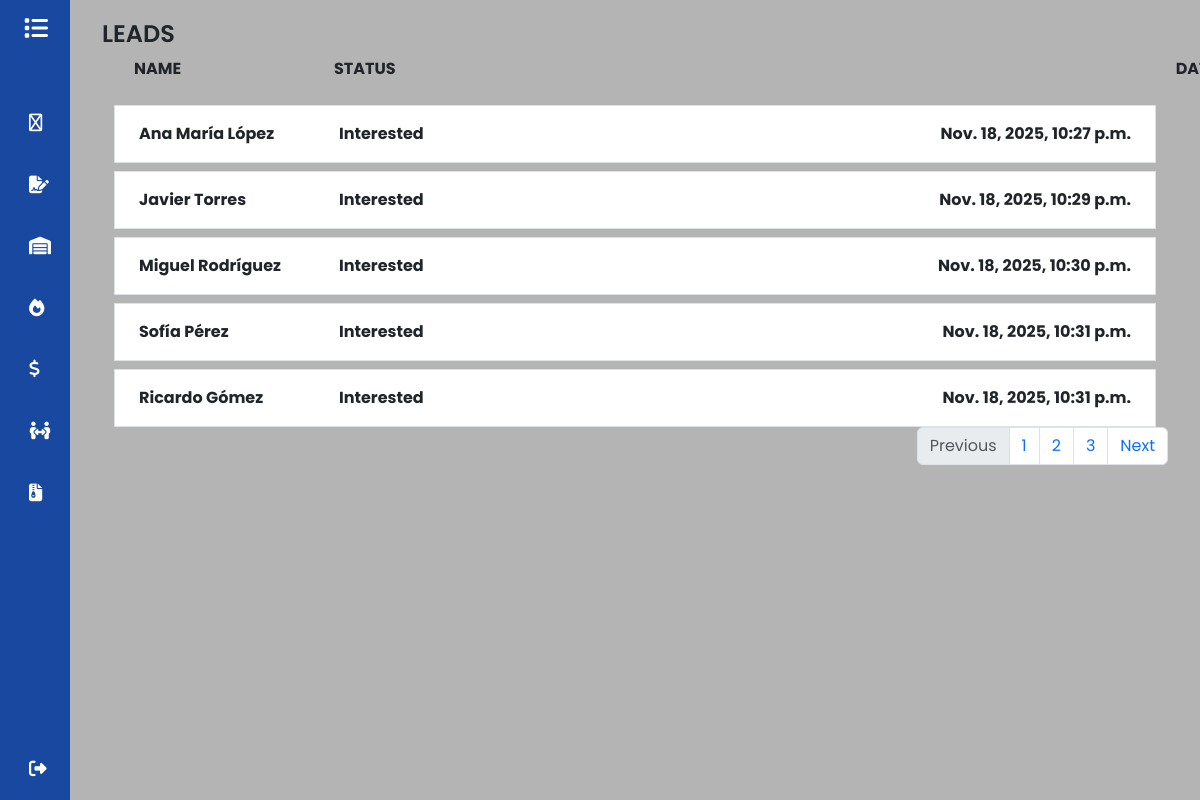
The app's page /leads (signed in) with its own data.
### GDMFX/models.py (models this page shows, shortened)
class Leads(models.Model):
    name = models.CharField(max_length=150)
    interested = models.ForeignKey(Vehicles, on_delete=models.SET_NULL, null=True, blank=True)
    source = models.CharField(max_length=150)
    LEAD_STATUS_CHOICES = [
        ('Interested', 'Interested'),
        ('Contacted', 'Contacted'),
        ('Qualified', 'Qualified'),
    ]
    status = models.CharField(max_length=20, choices=LEAD_STATUS_CHOICES, default='Interested')
    user = models.ForeignKey(User, on_delete=models.SET_NULL, null=True, blank=True)
    contact_date = models.DateTimeField(null=True, blank=True)
    bullet = models.DecimalField(max_digits=12, decimal_places=2, null=True, blank=True)

### GDMFX/views.py (the view)
# urls.py: path('leads', views.leads, name='leads'),
@login_required
def leads(request):
    leads = Leads.objects.filter(user=request.user)
    return render(request, 'leads.html',{'leads': leads} )

### GDMFX/templates/leads.html
{%extends 'base.html'%}
{%block content%}
<h1>LEADS</h1>
<div class="row">
    <div class="col">
        <ul>
            <li class=" d-flex align-items-center">
                <strong style="min-width: 200px;">NAME</strong>
                <strong class="ms-5" style="margin-left: 0 !important;">STATUS</strong>
                <strong style="margin-left:780px ;">DATE</strong>
            </li>
        </ul>
    </div>
</div>
{% for lead in leads%}
<div class="container mt-2">
    <div class="row">
        <div class="col">
            <ul class="list-group">
                <a href="{%url 'show_lead' lead.id%}">
                    <li class="list-group-item d-flex align-items-center">
                        <strong class=" p-2" style="min-width: 200px;">{{lead.name}}</strong>
                        <strong class="ms-5 p-2" style="margin-left: 0 !important;">{{lead.status}}</strong>
                        <strong class="ms-auto p-2 b-0">{{lead.contact_date}}</strong>
                    </li>
                </a>
            </ul>
        </div>
    </div>
</div>
{%endfor%}
<nav aria-label="Page navigation example">
    <ul class="pagination justify-content-end">
        <li class="page-item disabled">
            <a class="page-link">Previous</a>
        </li>
        <li class="page-item"><a class="page-link" href="#">1</a></li>
        <li class="page-item"><a class="page-link" href="#">2</a></li>
        <li class="page-item"><a class="page-link" href="#">3</a></li>
        <li class="page-item">
            <a class="page-link" href="#">Next</a>
        </li>
    </ul>
</nav>
{% endblock%}

### static/css/base.css (style rules this page uses)
a { text-decoration: none; }
li { list-style: none; }
h1 { font-weight: 600; font-size: 1.5rem; }
html, body { height: 100%; margin: 0; padding: 0; }
body { background-color: #b4b4b4; font-family: 'Poppins', sans-serif; }

### records on screen
Leads: name "Ana María López", status "Interested", contact_date "Nov. 18, 2025, 10:27 p.m."
Leads: name "Javier Torres", status "Interested", contact_date "Nov. 18, 2025, 10:29 p.m."
Leads: name "Miguel Rodríguez", status "Interested", contact_date "Nov. 18, 2025, 10:30 p.m."
Leads: name "Sofía Pérez", status "Interested", contact_date "Nov. 18, 2025, 10:31 p.m."
Leads: name "Ricardo Gómez", status "Interested", contact_date "Nov. 18, 2025, 10:31 p.m."
